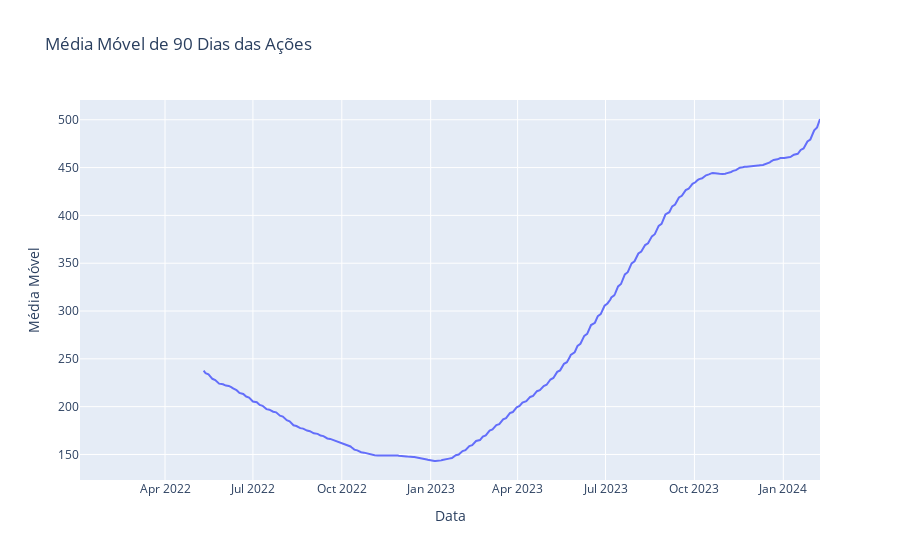

This figure's notebook cell:
### Code cell
# Criar e exibir gráfico de linha para médias móveis das ações
fig_moving_average = go.Figure(go.Scatter(x=moving_average.index,
                                          y=moving_average,
                                          mode='lines',
                                          name='Média Móvel'))
fig_moving_average.update_layout(title='Média Móvel de 90 Dias das Ações',
                                 xaxis_title='Data',
                                 yaxis_title='Média Móvel')
fig_moving_average.show()

### Figure 1 — Plotly figure (JSON) as saved in the notebook; plotly's stock layout.template omitted (floating-point values rounded to 4 significant figures; data arrays with more than 128 entries replaced by an {"elided": "..."} marker saying what was removed)
{"data": [{"mode": "lines", "name": "Média Móvel", "type": "scatter", "x": {"elided": "528 str values"}, "y": {"elided": "528 float values"}}], "layout": {"title": {"text": "Média Móvel de 90 Dias das Ações"}, "xaxis": {"title": {"text": "Data"}}, "yaxis": {"title": {"text": "Média Móvel"}}}}
